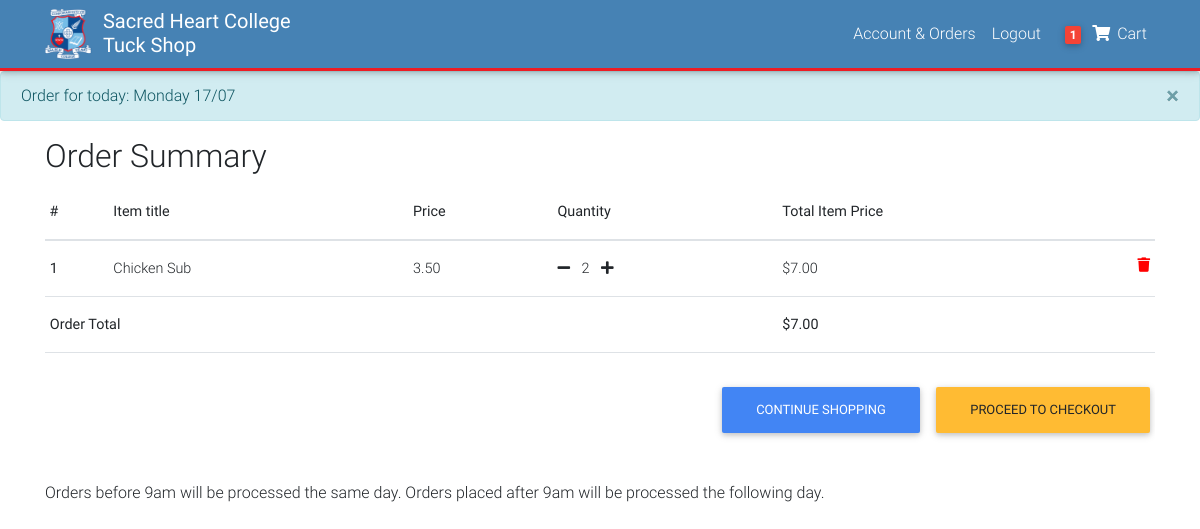
Page /order-summary/ (signed in) on the earlier database version.
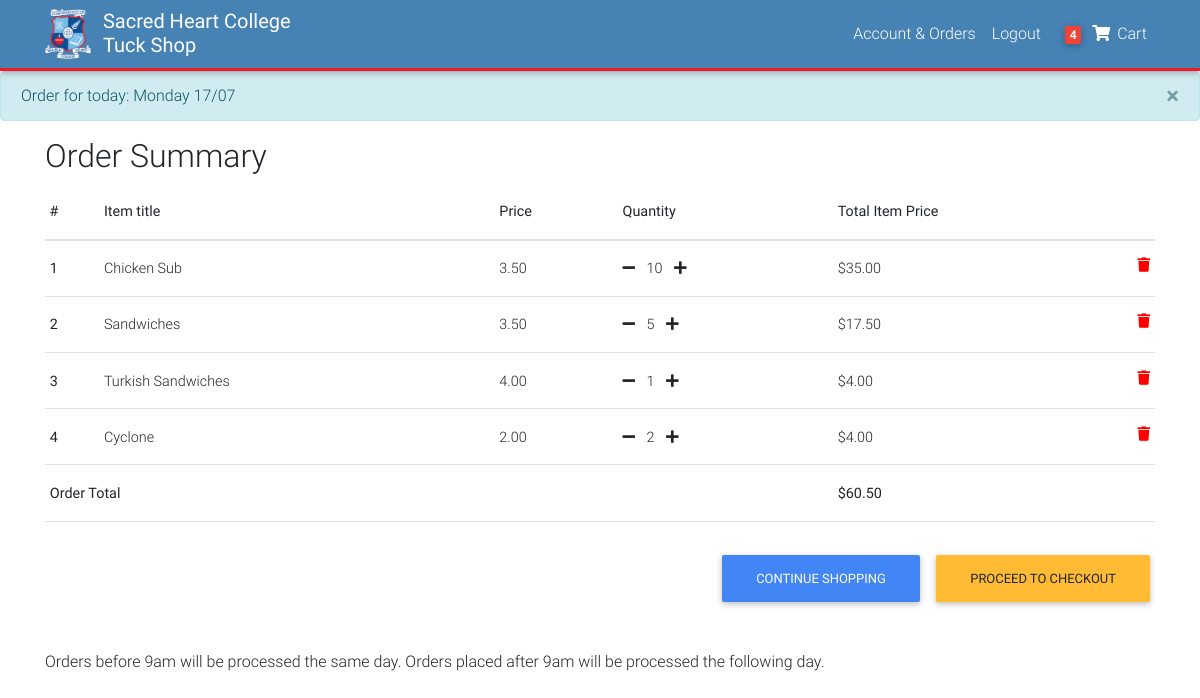
Same page on the later database version.
### core/models.py (models this page shows, shortened)
class Order(models.Model):
    user = models.ForeignKey(settings.AUTH_USER_MODEL, on_delete=models.CASCADE)
    ref_code = models.CharField(max_length=20, blank=True, null=True)
    items = models.ManyToManyField(OrderItem, related_name='orderitem')
    start_date = models.DateTimeField(auto_now_add=True)
    order_date = models.DateTimeField(auto_now_add=True)
    ordered = models.BooleanField(default=False)
    pickup_date = models.DateField("Pickup Date", default=datetime.date.today)
    break_choice = models.CharField(choices=BREAK_CHOICES, default='T', max_length=20)
    payment_option = models.CharField(max_length=20, choices=PAYMENT_CHOICES, default='B')
    order_total = models.DecimalField(decimal_places=2, max_digits=6, default=0.00)
    '''
    1. Item added to cart
    2. Add pickup date
    3. add pickup time
    '''
    def get_total(self):
        total = 0
        for order_item in self.items.all():
            total += order_item.get_final_price()
        self.order_total = total
        return total

class OrderItem(models.Model):
    user = models.ForeignKey(settings.AUTH_USER_MODEL,
                             on_delete=models.CASCADE)
    ordered = models.BooleanField(default=False)
    title = models.CharField(default='', max_length=50)
    price = models.DecimalField(default=0.00, decimal_places=2, max_digits=4)
    slug = models.SlugField(default='')
    item = models.ForeignKey(Item, on_delete=models.SET_NULL, null=True,
                             blank=True)  # sets field to null to protect model
    item_variations = models.ForeignKey(ItemVariation, on_delete=models.SET_NULL, null=True)
    quantity = models.IntegerField(default=1)
    def get_total_item_price(self):
        if not self.item_variations:
            return self.quantity * self.item.price
        elif self.item_variations:
            return self.quantity * self.item_variations.price
    def get_final_price(self):
        if self.item.discount_price:
            return self.get_total_discount_item_price()
        return self.get_total_item_price()

class Item(models.Model):
    class Meta:
        verbose_name = 'Item'
        verbose_name_plural = 'Menu'
    title = models.CharField(max_length=30)
    price = models.DecimalField(decimal_places=2, max_digits=4, blank=False, null=False)
    discount_price = models.DecimalField(decimal_places=2, blank=True, null=True, max_digits=4)
    category = models.CharField(choices=CATEGORY_CHOICES, max_length=2)
    slug = models.SlugField(default='', editable=False)
    description = models.TextField(blank=True, null=True)
    image = models.ImageField(upload_to='media/images/', default='media/images/no-image-available-icon-template-260nw'
                                                                 '-1036735678.jpg_xctPfVt.png')
    maximum_quantity = models.IntegerField(default=10)
    not_available = models.BooleanField(default=False)
    variations_exist = models.BooleanField(default=False, editable=False)

### core/views.py (the view)
# urls.py: path('order-summary/', OrderSummaryView.as_view(), name='order-summary'),
class OrderSummaryView(LoginRequiredMixin, View):
    def get(self, *args, **kwargs):
        try:
            order = Order.objects.get(user=self.request.user, ordered=False)
            time = CutoffTime.objects.get()
            cuttime = time.cutoff
            now = datetime.datetime.now().time()
            today = datetime.date.today()
            day = "today"
            if now > cuttime:
                today = today + datetime.timedelta(days=1)
                day = "tomorrow"
            status_open = True
            if today.weekday() in (5 , 6): # closes tuck shop in weekend, disables ordering
                status_open = False
            else:
                try:
                    check = ClosedDate.objects.filter(closed_dates=today)
                    if check.exists():
                        status_open = False
                except ObjectDoesNotExist:
                    status_open = True
            today = today.strftime("%A %d/%m")
            context = {
                'object': order,
                'status': status_open,
                'date': today,
            }
            if not status_open:
                messages.warning(self.request, 'The Tuck Shop is currently closed. You can still add items to your cart to order when we reopen.')
            else:
                messages.info(self.request, 'Order for ' + day + ": " + str(today))
            return render(self.request, 'order_summary.html', context)
        except ObjectDoesNotExist:
            messages.warning(self.request, "You do not have an active order")
            return redirect("/")

### core/templatetags/cart_template_tags.py (called while the page is built)
@register.filter
def cart_item_count(user):
    if user.is_authenticated:
        qs = Order.objects.filter(user=user, ordered=False)
        if qs.exists():
            return qs[0].items.count()
    return 0

### templates/order_summary.html (shortened to what this page needs)
{% extends "base.html" %}
{% block content %}
  <main>
    <div class="container sticky-top scroll h-75 push-back">
        <div class="table table-responsive table-sm text-nowrap">
            <h2>Order Summary</h2>
            <table class="table">
                <thead>
                <tr>
                    <th scope="col">#</th>
                    <th scope="col">Item title</th>
                    <th scope="col">Price</th>
                    <th scope="col">Quantity</th>
                    <th scope="col">Total Item Price</th>
                </tr>
                </thead>
                <tbody>
                {% for order_item in object.items.all %}
                <tr>
                    <th scope="row">{{ forloop.counter }}</th>
                    <td>{{ order_item.title }}</td>
                    <td>{{ order_item.price }}</td>
                    <td>
                        <a href="#" onclick="javascript:AjaxUpdateQuantity('{% url 'core:remove-from-cart' order_item.slug %}');"><i class="fas fa-minus mr-2"></i></a>
                        {{ order_item.quantity }}
                        <a href="{% url 'core:add-to-cart' order_item.slug %}"><i class="fas fa-plus ml-2"></i></a>
                    </td>
                    <td>
                    {% if order_item.item.discount_price %}
                        ${{ order_item.get_total_discount_item_price }}
                        <span class="badge badge-primary">Saving ${{ order_item.get_amount_saved }}</span>
                    {% else %}
                        ${{ order_item.get_total_item_price }}
                    {% endif %}
                    <a style='color: red;' href="{% url 'core:remove-from-cart' order_item.slug %}">
                        <i class="fas fa-trash float-right"></i>
                    </a>
                    </td>
                </tr>
                {% endfor %}
                {% if object.get_total %}
                <tr>
                    <td colspan="4"><b>Order Total</b></td>
                    <td><b>${{ object.get_total }}</b></td>
                </tr>
                <tr>
                    <td colspan="5">
                        {% if status %}
                            <a class='btn btn-warning float-right ml-3 mt-3 '  href="{% url 'core:checkout' %}" >Proceed to checkout</a>
                        {% endif %}
                        <a class='btn text-white btn-primary float-right mt-3 ' href='/'>Continue shopping</a>
                    </td>
                </tr>
                {% endif %}
                </tbody>
            </table>
        </div>
        <p>Orders before 9am will be processed the same day. Orders placed after 9am will be processed the following day.</p>
    </div>
  </main>
{% endblock content %}

### templates/navbar.html (shortened to what this page needs)
{% load cart_template_tags %}
{% load static %}
<nav class="navbar navbar-expand-md navbar-dark nav-1 pt-1 pb-1">
    <div class="container">
      <a class="navbar-brand waves-effect mr-0" href="/">
        <img src = "{% static 'img/Sacred-Heart-Logo.png' %}" style="float:left;width:50px;height:50px;">
        <strong class="pl-2" style="float:right;line-height:normal;">Sacred Heart College <br> Tuck Shop</strong>
      </a>
      <div class="collapse navbar-collapse" id="navbarSupportedContent">
        <ul class="navbar-nav nav-flex-icons">
          {% if request.user.is_authenticated %}
          <li class="nav-item">
            <a class="nav-link waves-effect white-text" href="/account">
              <span class="clearfix d-sm-inline-block"> Account & Orders </span>
            </a>
          </li>
          <li class="nav-item">
            <a class="nav-link waves-effect white-text" href="{% url 'account_logout' %}">
              <span class="clearfix d-sm-inline-block"> Logout </span>
            </a>
          </li>
          <li class="nav-item pl-2">
            <a href="{% url 'core:order-summary' %}" class="nav-link waves-effect white-text">
              <span class="badge red z-depth-1 mr-1"> {{ request.user|cart_item_count }} </span>
              <i class="fas fa-shopping-cart white-text"></i>
              <span class="clearfix d-sm-inline-block"> Cart </span>
            </a>
          </li>
          {% endif %}
        </ul>
      </div>
    </div>
</nav>

Differences in the rows shown:
changed OrderItem "Chicken Sub": quantity "2" → "10"; get_total_item_price "7.00" → "35.00"
added OrderItem: title "Sandwiches", price "3.50", quantity "5", get_total_item_price "17.50"
added OrderItem: title "Turkish Sandwiches", price "4.00", quantity "1", get_total_item_price "4.00"
added OrderItem: title "Cyclone", price "2.00", quantity "2", get_total_item_price "4.00"
changed through a linked row, Order: get_total "7.00" → "60.50"
Other differences:
{{ request.user|cart_item_count }}: "1" → "4"
